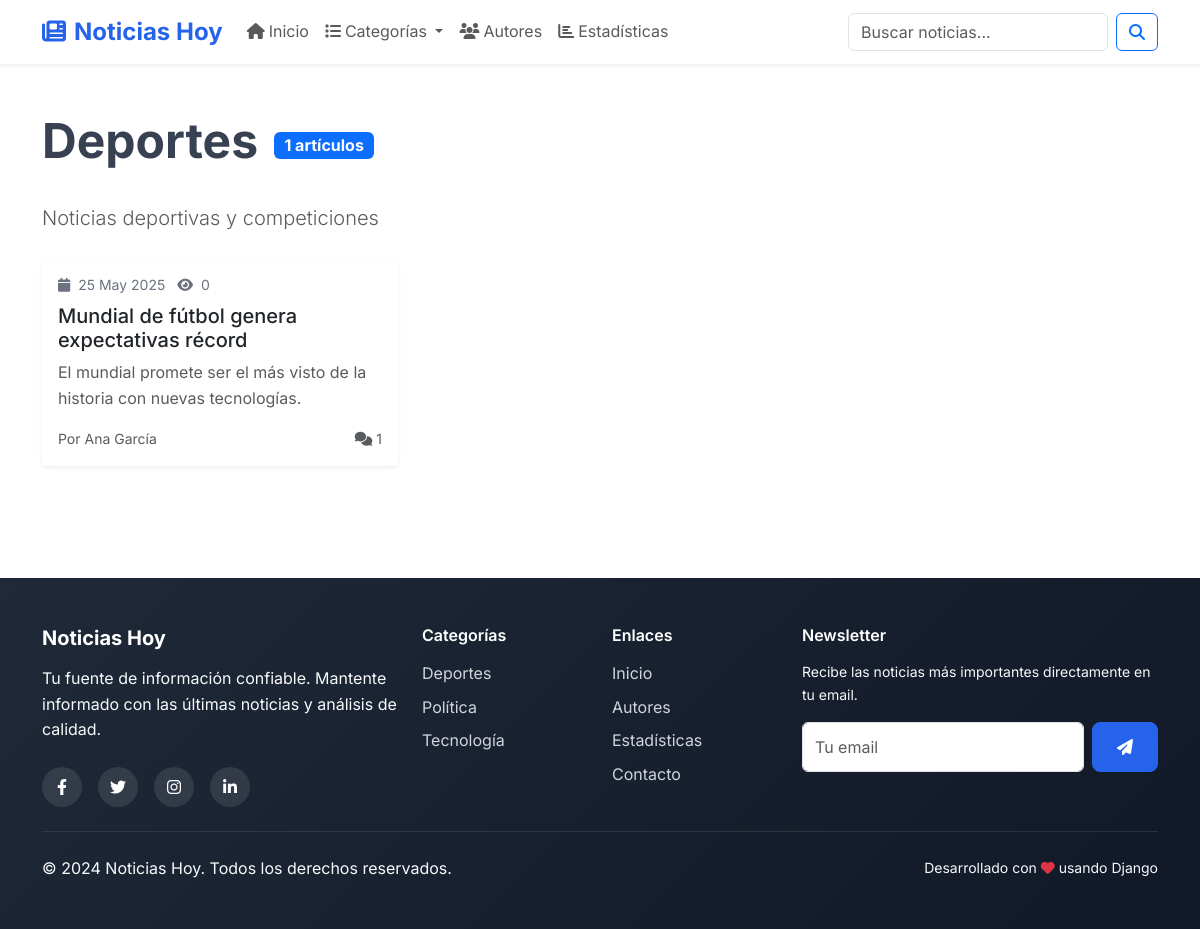
The page /categoria/deportes/ on the database its author committed.
### news/models.py (models this page shows, shortened)
class Categoria(models.Model):
    nombre = models.CharField(
        max_length=100,
        unique=True,
        help_text="Nombre de la categoría (ej: Tecnología, Deportes)"
    )
    slug = models.SlugField(
        max_length=100,
        unique=True,
        blank=True,
        help_text="URL amigable generada automáticamente"
    )
    descripcion = models.TextField(
        blank=True,
        help_text="Descripción opcional de la categoría"
    )
    fecha_creacion = models.DateTimeField(auto_now_add=True)
    class Meta:
        verbose_name = "Categoría"
        verbose_name_plural = "Categorías"
        ordering = ['nombre']

class Articulo(models.Model):
    titulo = models.CharField(
        max_length=200,
        help_text="Título del artículo"
    )
    contenido = models.TextField(
        validators=[MinLengthValidator(100)],
        help_text="Contenido completo del artículo (mínimo 100 caracteres)"
    )
    resumen = models.TextField(
        max_length=300,
        blank=True,
        help_text="Resumen corto del artículo (máximo 300 caracteres)"
    )
    fecha_publicacion = models.DateTimeField(
        default=timezone.now,
        help_text="Fecha y hora de publicación"
    )
    fecha_creacion = models.DateTimeField(auto_now_add=True)
    fecha_actualizacion = models.DateTimeField(auto_now=True)
    imagen = models.ImageField(
        upload_to='articulos/',
        blank=True,
        null=True,
        help_text="Imagen principal del artículo"
    )
    categoria = models.ForeignKey(
        Categoria,
        on_delete=models.CASCADE,
        related_name='articulos',
        help_text="Categoría del artículo"
    )
    autor = models.ForeignKey(
        Autor,
        on_delete=models.CASCADE,
        related_name='articulos',
        help_text="Autor del artículo"
    )
    slug = models.SlugField(
        max_length=200,
        unique=True,
        blank=True,
        help_text="URL amigable generada automáticamente"
    )
    destacado = models.BooleanField(
        default=False,
        help_text="¿Mostrar en artículos destacados?"
    )
    publicado = models.BooleanField(
        default=True,
        help_text="¿El artículo está publicado?"
    )
    vistas = models.PositiveIntegerField(
        default=0,
        help_text="Número de vistas del artículo"
    )
    class Meta:
        verbose_name = "Artículo"
        verbose_name_plural = "Artículos"
        ordering = ['-fecha_publicacion']
        indexes = [
            models.Index(fields=['-fecha_publicacion']),
            models.Index(fields=['categoria', '-fecha_publicacion']),
            models.Index(fields=['autor', '-fecha_publicacion']),
        ]
    def get_comentarios_count(self):
        return self.comentarios.count()

class Autor(models.Model):
    nombre = models.CharField(
        max_length=100,
        help_text="Nombre completo del autor"
    )
    bio = models.TextField(
        validators=[MinLengthValidator(50)],
        help_text="Biografía del autor (mínimo 50 caracteres)"
    )
    foto = models.ImageField(
        upload_to='autores/',
        blank=True,
        null=True,
        help_text="Foto de perfil del autor"
    )
    email = models.EmailField(
        blank=True,
        help_text="Email de contacto del autor"
    )
    fecha_ingreso = models.DateField(
        default=timezone.now,
        help_text="Fecha de ingreso al equipo"
    )
    activo = models.BooleanField(
        default=True,
        help_text="¿El autor está activo?"
    )
    class Meta:
        verbose_name = "Autor"
        verbose_name_plural = "Autores"
        ordering = ['nombre']

### news/views.py (the view)
# urls.py: path('categoria/<slug:slug>/', views.CategoriaDetailView.as_view(), name='categoria_detail'),
class CategoriaDetailView(DetailView):
    model = Categoria
    template_name = 'news/categoria_detail.html'
    context_object_name = 'categoria'
    slug_field = 'slug'
    slug_url_kwarg = 'slug'
    def get_context_data(self, **kwargs):
        context = super().get_context_data(**kwargs)
        articulos_list = self.object.articulos.filter(
            publicado=True
        ).select_related('autor').order_by('-fecha_publicacion')
        paginator = Paginator(articulos_list, 12)
        page_number = self.request.GET.get('page')
        context['articulos'] = paginator.get_page(page_number)
        return context

### news/context_processors.py (called while the page is built)
def global_context(request):
    return {
        'categorias_menu': Categoria.objects.annotate(
            articulos_count=Count('articulos', filter=Q(articulos__publicado=True))
        ).filter(articulos_count__gt=0)[:6],
        'articulos_sidebar': Articulo.objects.filter(
            publicado=True
        ).order_by('-vistas')[:5],
        'site_name': 'Noticias Hoy',
        'site_description': 'Tu fuente de información confiable'
    }

### templates/news/categoria_detail.html (shortened to what this page needs)
{% extends 'base.html' %}
{% block content %}
<div class="container py-5">
    <div class="row">
        <div class="col-12">
            <div class="d-flex align-items-center mb-4">
                <h1 class="display-5 fw-bold me-3">{{ categoria.nombre }}</h1>
                <span class="badge bg-primary fs-6">{{ articulos.paginator.count }} artículos</span>
            </div>
            {% if categoria.descripcion %}
                <p class="lead text-muted mb-4">{{ categoria.descripcion }}</p>
            {% endif %}
            {% if articulos %}
                <div class="row g-4">
                    {% for articulo in articulos %}
                        <div class="col-md-6 col-lg-4">
                            <article class="card h-100 card-hover border-0 shadow-sm">
                                <div class="card-body d-flex flex-column">
                                    <div class="article-meta mb-2">
                                        <i class="fas fa-calendar"></i>
                                        {{ articulo.fecha_publicacion|date:"d M Y" }}
                                        <span class="ms-2">
                                            <i class="fas fa-eye"></i>
                                            {{ articulo.vistas }}
                                        </span>
                                    </div>
                                    <h5 class="card-title">
                                        <a href="{% url 'articulo_detail' articulo.pk %}"
                                           class="text-decoration-none text-dark">
                                            {{ articulo.titulo }}
                                        </a>
                                    </h5>
                                    <p class="card-text text-muted flex-grow-1">
                                        {{ articulo.resumen|default:articulo.contenido|truncatewords:15 }}
                                    </p>
                                    <div class="d-flex align-items-center justify-content-between mt-auto">
                                        <small class="text-muted">
                                            Por {{ articulo.autor.nombre }}
                                        </small>
                                        <small class="text-muted">
                                            <i class="fas fa-comments"></i>
                                            {{ articulo.get_comentarios_count }}
                                        </small>
                                    </div>
                                </div>
                            </article>
                        </div>
                    {% endfor %}
                </div>
            {% else %}
                <div class="text-center py-5">
                    <i class="fas fa-newspaper fa-4x text-muted mb-3"></i>
                    <h4 class="text-muted">No hay artículos en esta categoría</h4>
                </div>
            {% endif %}
        </div>
    </div>
</div>
{% endblock %}

### templates/base.html (shortened to what this page needs)
<!DOCTYPE html>
<html lang="es">
<head>
    <link href="https://cdn.jsdelivr.net/npm/bootstrap@5.3.2/dist/css/bootstrap.min.css" rel="stylesheet">
    <link rel="stylesheet" href="https://cdnjs.cloudflare.com/ajax/libs/font-awesome/6.4.0/css/all.min.css">
</head>
<body>
    <nav class="navbar navbar-expand-lg navbar-light bg-white shadow-sm sticky-top">
        <div class="container">
            <a class="navbar-brand" href="{% url 'home' %}">
                <i class="fas fa-newspaper me-2"></i>{{ site_name }}
            </a>
            <div class="collapse navbar-collapse" id="navbarNav">
                <ul class="navbar-nav me-auto">
                    <li class="nav-item">
                        <a class="nav-link" href="{% url 'home' %}">
                            <i class="fas fa-home me-1"></i>Inicio
                        </a>
                    </li>
                    <li class="nav-item dropdown">
                        <a class="nav-link dropdown-toggle" href="#" id="categoriasDropdown" role="button" data-bs-toggle="dropdown">
                            <i class="fas fa-list me-1"></i>Categorías
                        </a>
                    </li>
                    <li class="nav-item">
                        <a class="nav-link" href="{% url 'autores_list' %}">
                            <i class="fas fa-users me-1"></i>Autores
                        </a>
                    </li>
                    <li class="nav-item">
                        <a class="nav-link" href="{% url 'estadisticas' %}">
                            <i class="fas fa-chart-bar me-1"></i>Estadísticas
                        </a>
                    </li>
                </ul>
                <form class="d-flex" method="GET" action="{% url 'busqueda' %}">
                    <input class="form-control me-2" type="search" name="q" placeholder="Buscar noticias..."
                           value="{{ request.GET.q }}" aria-label="Buscar">
                    <button class="btn btn-outline-primary" type="submit">
                        <i class="fas fa-search"></i>
                    </button>
                </form>
            </div>
        </div>
    </nav>
    <main>
        {% block content %}{% endblock %}
    </main>
    <footer class="py-5">
        <div class="container">
            <div class="row g-4">
                <div class="col-lg-4">
                    <h5 class="fw-bold mb-3">{{ site_name }}</h5>
                    <p class="text-light mb-4">{{ site_description }}. Mantente informado con las últimas noticias y análisis de calidad.</p>
                    <div class="d-flex gap-3">
                        <a href="#" class="social-icon">
                            <i class="fab fa-facebook-f"></i>
                        </a>
                        <a href="#" class="social-icon">
                            <i class="fab fa-twitter"></i>
                        </a>
                        <a href="#" class="social-icon">
                            <i class="fab fa-instagram"></i>
                        </a>
                        <a href="#" class="social-icon">
                            <i class="fab fa-linkedin-in"></i>
                        </a>
                    </div>
                </div>
                <div class="col-lg-2 col-md-6">
                    <h6 class="fw-semibold mb-3">Categorías</h6>
                    <ul class="list-unstyled">
                        {% for categoria in categorias_menu %}
                            <li class="mb-2">
                                <a href="{% url 'categoria_detail' categoria.slug %}" class="footer-link">
                                    {{ categoria.nombre }}
                                </a>
                            </li>
                        {% endfor %}
                    </ul>
                </div>
                <div class="col-lg-2 col-md-6">
                    <h6 class="fw-semibold mb-3">Enlaces</h6>
                    <ul class="list-unstyled">
                        <li class="mb-2"><a href="{% url 'home' %}" class="footer-link">Inicio</a></li>
                        <li class="mb-2"><a href="{% url 'autores_list' %}" class="footer-link">Autores</a></li>
                        <li class="mb-2"><a href="{% url 'estadisticas' %}" class="footer-link">Estadísticas</a></li>
                        <li class="mb-2"><a href="#" class="footer-link">Contacto</a></li>
                    </ul>
                </div>
                <div class="col-lg-4">
                    <h6 class="fw-semibold mb-3">Newsletter</h6>
                    <p class="text-light small mb-3">Recibe las noticias más importantes directamente en tu email.</p>
                    <form class="d-flex">
                        <input type="email" class="form-control me-2" placeholder="Tu email" required>
                        <button type="submit" class="btn btn-primary">
                            <i class="fas fa-paper-plane"></i>
                        </button>
                    </form>
                </div>
            </div>
            <hr class="my-4 border-secondary">
            <div class="row align-items-center">
                <div class="col-md-6">
                    <p class="mb-0 text-light">&copy; 2024 {{ site_name }}. Todos los derechos reservados.</p>
                </div>
                <div class="col-md-6 text-md-end">
                    <p class="mb-0 text-light small">
                        Desarrollado con <i class="fas fa-heart text-danger"></i> usando Django
                    </p>
                </div>
            </div>
        </div>
    </footer>
</body>
</html>

### templates/base.html (style rules this page uses)
:root { --primary-color: #2563eb; --secondary-color: #1e40af; --accent-color: #3b82f6; --success-color: #10b981; --warning-color: #f59e0b; --danger-color: #ef4444; --dark-color: #1f2937; --light-color: #f8fafc; --border-color: #e5e7eb; }
body { font-family: 'Inter', sans-serif; line-height: 1.6; color: #374151; }
.navbar-brand { font-weight: 700; color: var(--primary-color) !important; font-size: 1.5rem; }
.card-hover { transition: all 0.3s ease; border: none; box-shadow: 0 2px 10px rgba(0,0,0,0.1); }
.article-meta { font-size: 0.875rem; color: #6b7280; }
.article-meta i { margin-right: 0.25rem; }
footer { background: linear-gradient(135deg, var(--dark-color), #111827); color: white; margin-top: 4rem; }
.footer-link { color: #d1d5db; text-decoration: none; transition: color 0.3s ease; }
.social-icon { display: inline-flex; align-items: center; justify-content: center; width: 2.5rem; height: 2.5rem; background: rgba(255,255,255,0.1); border-radius: 50%; color: white; text-decoration: none; transition: all 0.3s ease; }
.btn-primary { background-color: var(--primary-color); border-color: var(--primary-color); font-weight: 500; padding: 0.75rem 1.5rem; border-radius: 0.5rem; transition: all 0.3s ease; }

### rows shown on the page
Categoria: nombre "Deportes", descripcion "Noticias deportivas y competiciones"
Articulo: fecha_publicacion "25 May 2025", vistas "0", titulo "Mundial de fútbol genera expectativas récord", resumen "El mundial promete ser el más visto de la historia con nuevas tecnologías.", autor.nombre "Ana García", get_comentarios_count "1"
Categoria: nombre "Política"
Categoria: nombre "Tecnología"

### other values the page prints
{{ site_name }} "Noticias Hoy"
{{ articulos.paginator.count }} "1"
{{ site_description }} "Tu fuente de información confiable"
